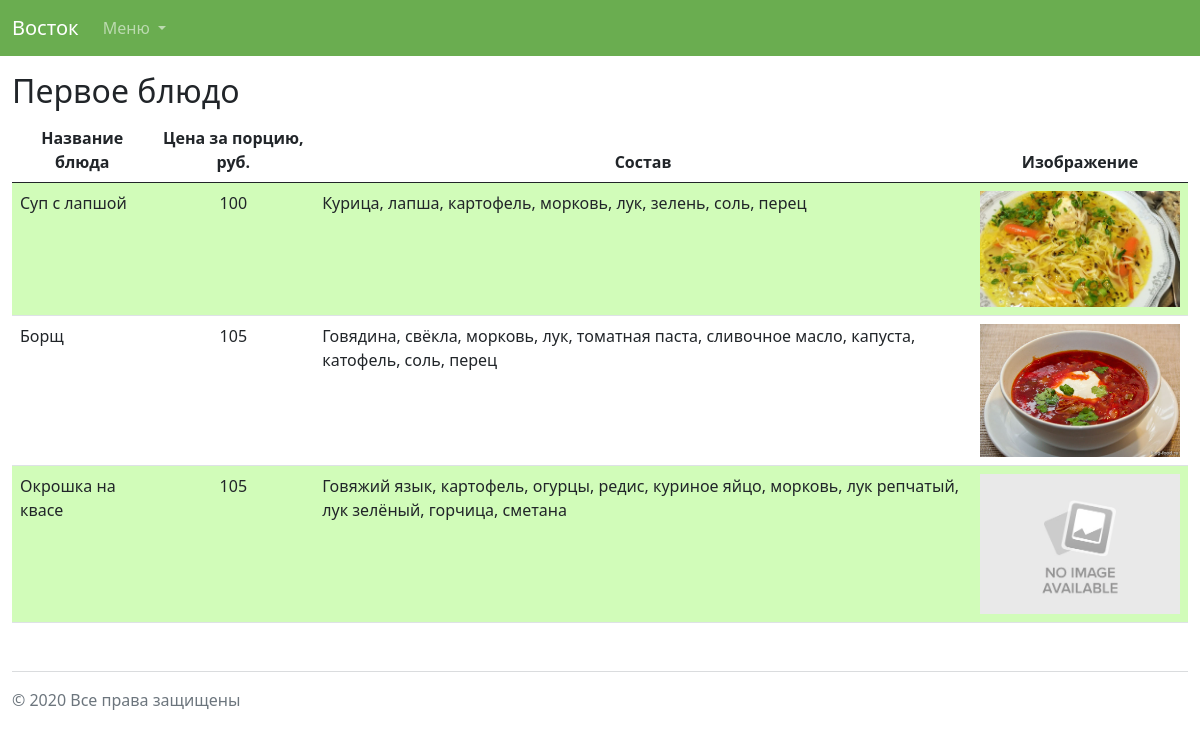
The page /food/1/ on the database its author committed.
### food/models.py (models this page shows, shortened)
class Category(models.Model):
    name = models.CharField(max_length=30, verbose_name="Название")
    class Meta:
        verbose_name = ugettext_lazy("Категория")
        verbose_name_plural = ugettext_lazy("Категории")

class Dish(models.Model):
    category = models.ForeignKey(Category, on_delete=models.CASCADE, verbose_name="Категория")
    name = models.CharField(max_length=30, verbose_name="Название")
    structure = models.CharField(max_length=200, verbose_name="Состав")
    price = models.PositiveIntegerField(default=0, verbose_name="Цена")
    img = models.ImageField(upload_to='food/images/', default='food/images/No_image_available.jpg', verbose_name="Изображение")
    class Meta:
        verbose_name = ugettext_lazy("Блюдо")
        verbose_name_plural = ugettext_lazy("Блюда")

### food/views.py (the view)
# urls.py: path('<int:category_id>/', views.dish, name='dish'),
def dish(request, category_id):
    category = Category.objects.get(pk=category_id)
    category_list = Category.objects.all()
    context = {'category': category, 'category_list': category_list}
    return render(request, "food/dish.html", context)

### food/templates/food/dish.html (shortened to what this page needs)
<!DOCTYPE html>
{% load static %}
<html lang="en">
    <head>
        <link href="https://cdn.jsdelivr.net/npm/bootstrap@5.0.0-beta1/dist/css/bootstrap.min.css" rel="stylesheet">
        <link rel="stylesheet" type="text/css" href="{% static 'food/css/style.css' %}">
    </head>
    <body>
        <header>
            <nav class="navbar navbar-expand-lg navbar-dark navstyle">
                <div class="container-xxl">
                  <a class="navbar-brand" href="{% url 'index' %}">Восток</a>
                  <div class="collapse navbar-collapse" id="navbarSupportedContent">
                    <ul class="navbar-nav me-auto mb-2 mb-lg-0">
                      <li class="nav-item dropdown">
                        <a class="nav-link dropdown-toggle" href="#" id="navbarDropdown" role="button" data-bs-toggle="dropdown" aria-expanded="false">
                          Меню
                        </a>
                      </li>
                    </ul>
                  </div>
                </div>
              </nav>
        </header>
        <section class="py-3 container-xxl">
          <div>
            <p class="h2">{{ category.name }}</p>
            {% if category.dish_set.all %}
              <table class="table" >
                  <thead>
                      <tr>
                          <th scope="col">Название блюда</th>
                          <th scope="col">Цена за порцию, руб.</th>
                          <th scope="col">Состав</th>
                          <th scope="col">Изображение</th>
                      </tr>
                  </thead>
                  <tbody class="style_rows">
                      {% for dish in category.dish_set.all %}
                        <tr>
                            <td>{{ dish.name }}</td>
                            <td align="center">{{ dish.price }}</td>
                            <td>{{ dish.structure }}</td>
                            <td><img src="{{ dish.img.url }}" width="200" alt="Изображение"/></td>
                        </tr>
                      {% endfor %}
                  </tbody>
              </table>
            {% else %}
              <div>
                <p class="text-info" style="font-size: 16pt;">Раздел находится в разработке</p>
              </div>
            {% endif %}
          </div>
        </section>
        <footer class="container-xxl text-muted text-small">
          <hr>
          <p>© 2020 Все права защищены</p>
        </footer>
    </body>
</html>

### food/static/food/css/style.css (style rules this page uses)
nav.navstyle { background-color: rgb(106, 173, 80); }
th { text-align: center; }
.style_rows tr:nth-child(odd) { background-color: #d1fcb9; }
.style_rows tr:nth-child(even) { background-color: white; }

### rows shown on the page
Category: name "Первое блюдо"
Dish: name "Суп с лапшой", price "100", structure "Курица, лапша, картофель, морковь, лук, зелень, соль, перец", img (picture)
Dish: name "Борщ", price "105", structure "Говядина, свёкла, морковь, лук, томатная паста, сливочное масло, капуста, катофель, соль, перец", img (picture)
Dish: name "Окрошка на квасе", price "105", structure "Говяжий язык, картофель, огурцы, редис, куриное яйцо, морковь, лук репчатый, лук зелёный, горчица, сметана", img (placeholder picture)
